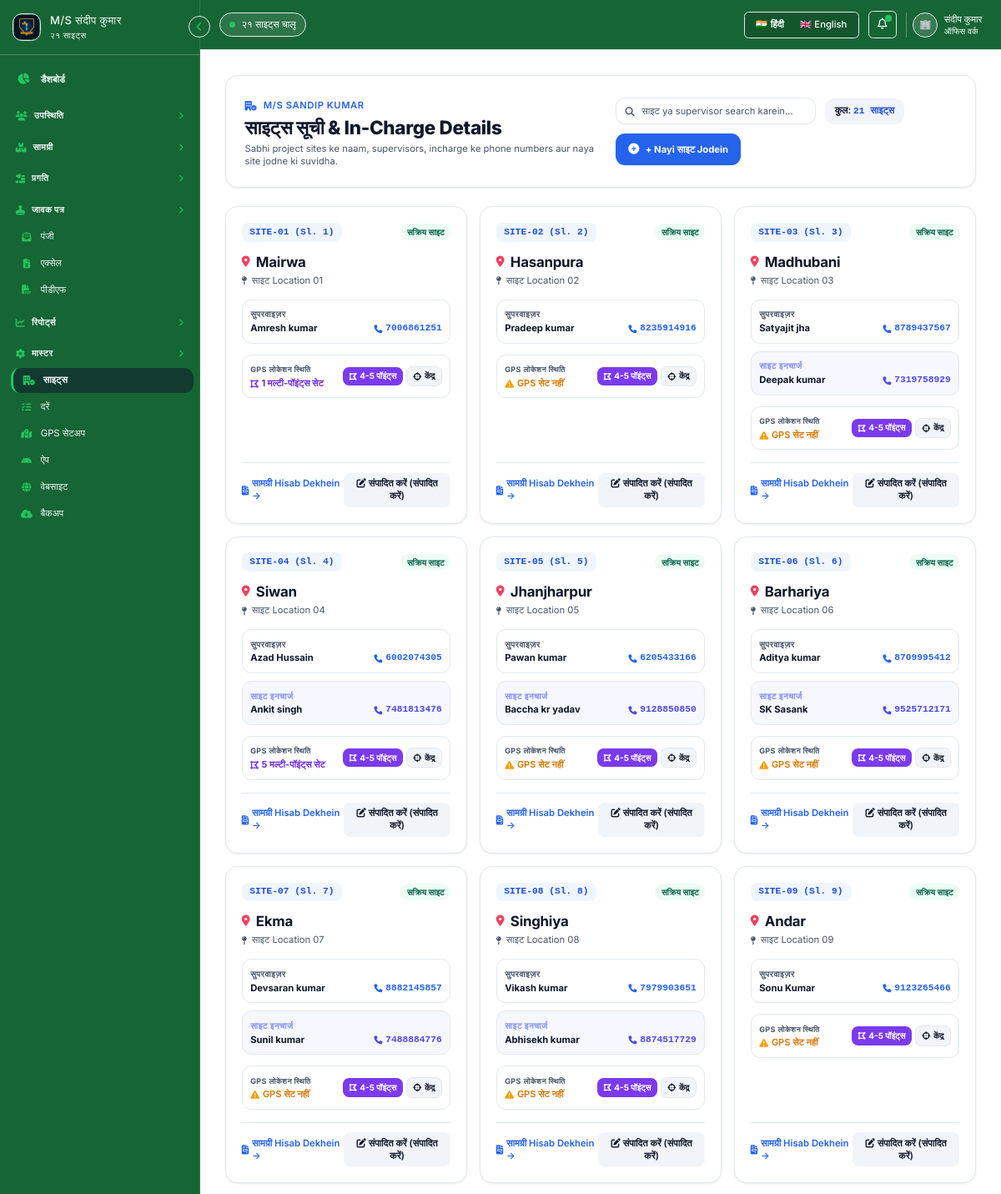
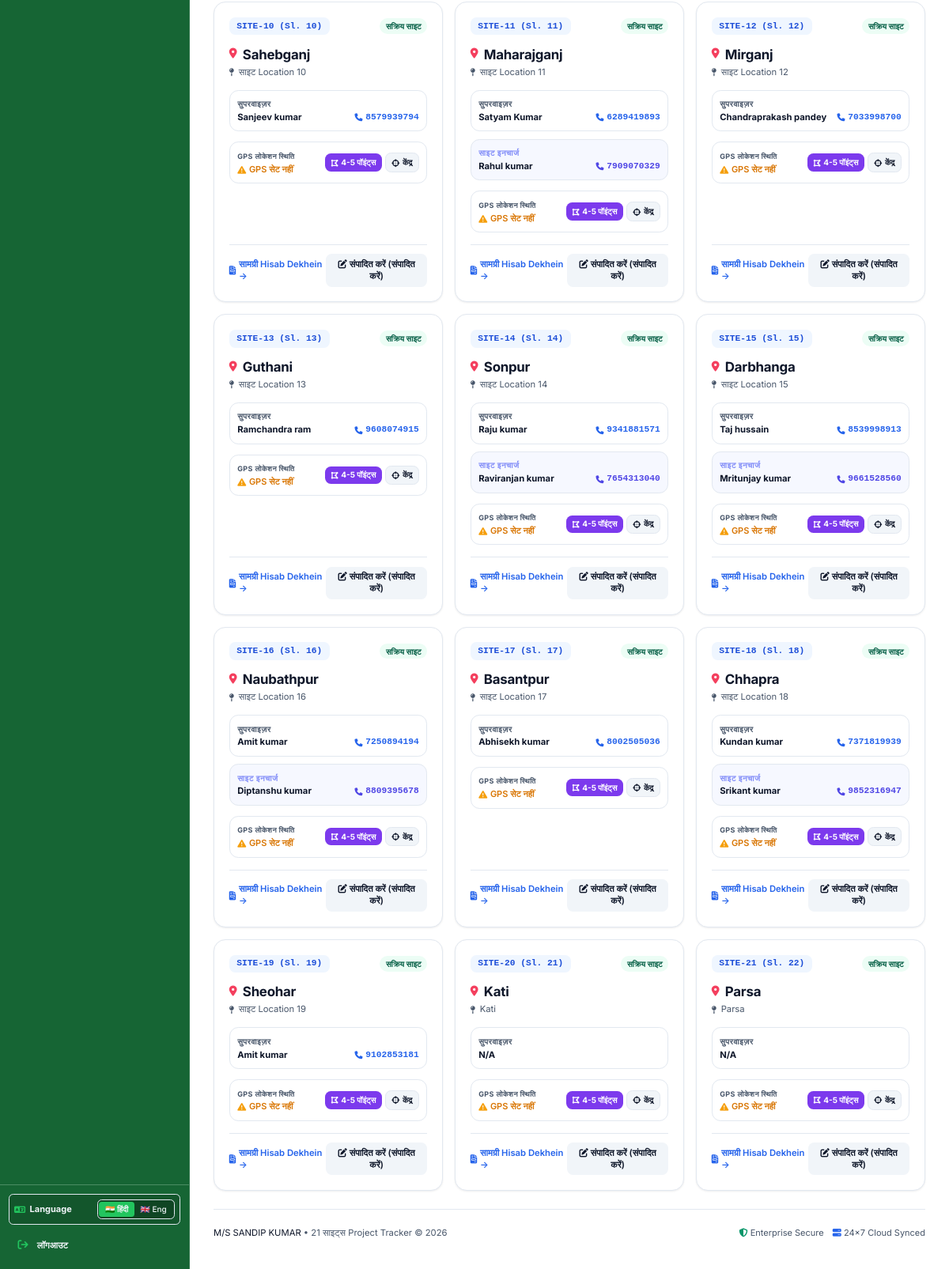
Page /sites (signed in) on the committed database (2 pictures, top to bottom).
### tables this page shows
CREATE TABLE sites (
        id INTEGER PRIMARY KEY AUTOINCREMENT,
        code TEXT UNIQUE NOT NULL,
        name TEXT NOT NULL,
        location TEXT,
        supervisor TEXT,
        contact TEXT,
        status TEXT DEFAULT 'Active',
        created_at TIMESTAMP DEFAULT CURRENT_TIMESTAMP
    , incharge TEXT, incharge_phone TEXT, latitude REAL, longitude REAL, geo_radius INTEGER DEFAULT 500);

### app.py (the view)
@app.route("/sites")
def sites_list():
    is_owner = session.get("is_owner", False)
    user_site_id = session.get("site_id")
    if not is_owner and user_site_id:
        return redirect(url_for("site_stock"))
    sites = database.get_all_sites()
    points_counts = database.get_geo_points_counts_by_site()
    return render_template("sites.html", sites=sites, points_counts=points_counts)

### templates/sites.html (shortened to what this page needs)
{% extends "base.html" %}
{% block content %}
<div class="space-y-6">
    <div class="bg-white rounded-2xl p-6 border border-slate-200/80 shadow-sm flex flex-col md:flex-row md:items-center justify-between gap-4">
        <div>
            <div class="inline-flex items-center gap-2 text-xs font-semibold text-blue-600 uppercase tracking-wider mb-1">
                <i class="fa-solid fa-building-circle-check"></i> M/S SANDIP KUMAR
            </div>
            <h1 class="text-2xl font-extrabold text-slate-800">Sites Directory & In-Charge Details</h1>
            <p class="text-xs text-slate-500 mt-1">
                Sabhi project sites ke naam, supervisors, incharge ke phone numbers aur naya site jodne ki suvidha.
            </p>
        </div>
        <div class="flex flex-wrap items-center gap-3">
            <div class="relative">
                <i class="fa-solid fa-magnifying-glass absolute left-3 top-1/2 -translate-y-1/2 text-slate-400 text-xs"></i>
                <input type="text" id="siteSearchInput" onkeyup="filterSites()" placeholder="Site ya supervisor search karein..." class="pl-8 pr-3 py-2 rounded-xl border border-slate-300 text-xs text-slate-700 focus:border-blue-500 focus:ring-1 focus:ring-blue-500 w-48 sm:w-64">
            </div>
            <div class="px-3 py-2 rounded-xl bg-slate-100 text-xs font-semibold text-slate-700">
                Total: <span id="siteCount" class="font-bold text-blue-700 font-mono">{{ sites|length }} Sites</span>
            </div>
            <button onclick="openAddSiteModal()" class="px-4 py-2.5 rounded-xl bg-blue-600 hover:bg-blue-700 text-white text-xs font-bold shadow-sm transition flex items-center gap-2">
                <i class="fa-solid fa-plus-circle text-sm"></i>
                <span>+ Nayi Site Jodein</span>
            </button>
        </div>
    </div>
    <div id="sitesGrid" class="grid grid-cols-1 sm:grid-cols-2 lg:grid-cols-3 gap-4">
        {% for s in sites %}
        <div class="site-card bg-white rounded-2xl p-5 border border-slate-200/80 shadow-sm hover:border-blue-400 hover:shadow-md transition flex flex-col justify-between"
             data-name="{{ s.name|lower }}"
             data-supervisor="{{ (s.supervisor or '')|lower }}"
             data-incharge="{{ (s.incharge or '')|lower }}"
             data-code="{{ s.code|lower }}"
             data-location="{{ (s.location or '')|lower }}">
            <div>
                <div class="flex items-center justify-between">
                    <span class="px-2.5 py-1 rounded-lg bg-blue-50 text-blue-700 font-mono text-xs font-bold">{{ s.code }} (Sl. {{ s.id }})</span>
                    <span class="px-2 py-0.5 rounded-full bg-emerald-100 text-emerald-800 text-[10px] font-semibold">Active Site</span>
                </div>
                <h3 class="text-lg font-bold text-slate-800 mt-3 flex items-center gap-2">
                    <i class="fa-solid fa-location-dot text-rose-500 text-sm"></i>
                    <span>{{ s.name }}</span>
                </h3>
                {% if s.location %}
                <p class="text-xs text-slate-400 mt-0.5 flex items-center gap-1.5">
                    <i class="fa-solid fa-map-pin text-[10px]"></i> {{ s.location }}
                </p>
                {% endif %}
                <div class="space-y-2.5 mt-4 text-xs">
                    <div class="p-2.5 rounded-xl bg-slate-50 border border-slate-100">
                        <span class="text-[10px] font-bold uppercase tracking-wider text-slate-400 block">Supervisor</span>
                        <div class="flex items-center justify-between mt-0.5">
                            <span class="font-bold text-slate-800">{{ s.supervisor or 'N/A' }}</span>
                            {% if s.contact %}
                            <a href="tel:{{ s.contact }}" class="text-blue-600 font-mono font-bold hover:underline flex items-center gap-1">
                                <i class="fa-solid fa-phone text-[10px]"></i> {{ s.contact }}
                            </a>
                            {% endif %}
                        </div>
                    </div>
                    {% if s.incharge %}
                    <div class="p-2.5 rounded-xl bg-indigo-50/50 border border-indigo-100">
                        <span class="text-[10px] font-bold uppercase tracking-wider text-indigo-400 block">Site Incharge</span>
                        <div class="flex items-center justify-between mt-0.5">
                            <span class="font-bold text-slate-800">{{ s.incharge }}</span>
                            {% if s.incharge_phone %}
                            <a href="tel:{{ s.incharge_phone }}" class="text-indigo-600 font-mono font-bold hover:underline flex items-center gap-1">
                                <i class="fa-solid fa-phone text-[10px]"></i> {{ s.incharge_phone }}
                            </a>
                            {% endif %}
                        </div>
                    </div>
                    {% endif %}
                </div>
                <div class="mt-3.5 p-2.5 rounded-xl bg-slate-50 border border-slate-100 flex items-center justify-between text-xs">
                    <div>
                        <span class="text-[9px] font-bold uppercase tracking-wider text-slate-400 block">GPS लोकेशन स्थिति</span>
                        {% if points_counts and points_counts.get(s.id) %}
                        <span class="text-violet-700 font-bold flex items-center gap-1 mt-0.5 text-[11px]">
                            <i class="fa-solid fa-draw-polygon text-violet-600"></i>
                            <span>{{ points_counts.get(s.id) }} मल्टी-पॉइंट्स सेट</span>
                        </span>
                        {% elif s.latitude and s.longitude %}
                        <span class="text-emerald-700 font-bold flex items-center gap-1 mt-0.5 text-[11px]">
                            <i class="fa-solid fa-circle-check text-emerald-500"></i>
                            <span>{{ s.latitude|round(3) }}, {{ s.longitude|round(3) }}</span>
                        </span>
                        {% else %}
                        <span class="text-amber-600 font-semibold flex items-center gap-1 mt-0.5 text-[11px]">
                            <i class="fa-solid fa-triangle-exclamation text-amber-500"></i>
                            <span>GPS सेट नहीं</span>
                        </span>
                        {% endif %}
                    </div>
                    <div class="flex items-center gap-1">
                        <a href="/geo-attendance" title="4-5 GPS पॉइंट्स मैनेज करें"
                           class="px-2 py-1 rounded-lg bg-violet-600 hover:bg-violet-700 text-white font-bold text-[10px] transition flex items-center gap-1 shadow-xs">
                            <i class="fa-solid fa-draw-polygon"></i>
                            <span>4-5 पॉइंट्स</span>
                        </a>
                        <button onclick='openGlobalSiteGpsModal({{ s.id }}, "{{ s.name }}", "{{ s.latitude or "" }}", "{{ s.longitude or "" }}", {{ s.geo_radius or 500 }})'
                                class="px-2 py-1 rounded-lg bg-slate-100 hover:bg-slate-200 text-slate-700 font-bold text-[10px] transition flex items-center gap-1 border border-slate-300">
                            <i class="fa-solid fa-crosshairs"></i>
                            <span>केंद्र</span>
                        </button>
                    </div>
                </div>
            </div>
            <div class="mt-4 pt-3 border-t border-slate-100 flex items-center justify-between">
                <a href="{{ url_for('site_report', site_id=s.id) }}" class="text-xs font-semibold text-blue-600 hover:text-blue-800 flex items-center gap-1">
                    <i class="fa-solid fa-file-invoice"></i> Material Hisab Dekhein &rarr;
                </a>
                <button onclick='openEditSiteModal({{ s|tojson }})' class="px-2.5 py-1.5 rounded-lg bg-slate-100 hover:bg-slate-200 text-slate-700 text-xs font-semibold transition">
                    <i class="fa-solid fa-pen-to-square"></i> Edit
                </button>
            </div>
        </div>
        {% endfor %}
    </div>
</div>
{% endblock %}

### rows in the picture
sites: code "SITE-01", id "1", name "Mairwa", location "साइट Location 01", supervisor "Amresh kumar", contact "7006861251", get "1"
sites: code "SITE-02", id "2", name "Hasanpura", location "साइट Location 02", supervisor "Pradeep kumar", contact "8235914916", shows "GPS सेट नहीं"
sites: code "SITE-03", id "3", name "Madhubani", location "साइट Location 03", supervisor "Satyajit jha", contact "8789437567", incharge "Deepak kumar", incharge_phone "7319758929", shows "GPS सेट नहीं"
sites: code "SITE-04", id "4", name "Siwan", location "साइट Location 04", supervisor "Azad Hussain", contact "6002074305", incharge "Ankit singh", incharge_phone "7481813476", get "5"
sites: code "SITE-05", id "5", name "Jhanjharpur", location "साइट Location 05", supervisor "Pawan kumar", contact "6205433166", incharge "Baccha kr yadav", incharge_phone "9128850850", shows "GPS सेट नहीं"
sites: code "SITE-06", id "6", name "Barhariya", location "साइट Location 06", supervisor "Aditya kumar", contact "8709995412", incharge "SK Sasank", incharge_phone "9525712171", shows "GPS सेट नहीं"
sites: code "SITE-07", id "7", name "Ekma", location "साइट Location 07", supervisor "Devsaran kumar", contact "8882145857", incharge "Sunil kumar", incharge_phone "7488884776", shows "GPS सेट नहीं"
sites: code "SITE-08", id "8", name "Singhiya", location "साइट Location 08", supervisor "Vikash kumar", contact "7979903651", incharge "Abhisekh kumar", incharge_phone "8874517729", shows "GPS सेट नहीं"
sites: code "SITE-09", id "9", name "Andar", location "साइट Location 09", supervisor "Sonu Kumar", contact "9123265466", shows "GPS सेट नहीं"
sites: code "SITE-10", id "10", name "Sahebganj", location "साइट Location 10", supervisor "Sanjeev kumar", contact "8579939794", shows "GPS सेट नहीं"
sites: code "SITE-11", id "11", name "Maharajganj", location "साइट Location 11", supervisor "Satyam Kumar", contact "6289419893", incharge "Rahul kumar", incharge_phone "7909070329", shows "GPS सेट नहीं"
sites: code "SITE-12", id "12", name "Mirganj", location "साइट Location 12", supervisor "Chandraprakash pandey", contact "7033998700", shows "GPS सेट नहीं"
sites: code "SITE-13", id "13", name "Guthani", location "साइट Location 13", supervisor "Ramchandra ram", contact "9608074915", shows "GPS सेट नहीं"
sites: code "SITE-14", id "14", name "Sonpur", location "साइट Location 14", supervisor "Raju kumar", contact "9341881571", incharge "Raviranjan kumar", incharge_phone "7654313040", shows "GPS सेट नहीं"
sites: code "SITE-15", id "15", name "Darbhanga", location "साइट Location 15", supervisor "Taj hussain", contact "8539998913", incharge "Mritunjay kumar", incharge_phone "9661528560", shows "GPS सेट नहीं"
sites: code "SITE-16", id "16", name "Naubathpur", location "साइट Location 16", supervisor "Amit kumar", contact "7250894194", incharge "Diptanshu kumar", incharge_phone "8809395678", shows "GPS सेट नहीं"
sites: code "SITE-17", id "17", name "Basantpur", location "साइट Location 17", supervisor "Abhisekh kumar", contact "8002505036", shows "GPS सेट नहीं"
sites: code "SITE-18", id "18", name "Chhapra", location "साइट Location 18", supervisor "Kundan kumar", contact "7371819939", incharge "Srikant kumar", incharge_phone "9852316947", shows "GPS सेट नहीं"
sites: code "SITE-19", id "19", name "Sheohar", location "साइट Location 19", supervisor "Amit kumar", contact "9102853181", shows "GPS सेट नहीं"
sites: code "SITE-20", id "21", name "Kati", location "Kati", supervisor "N/A", shows "GPS सेट नहीं"
sites: code "SITE-21", id "22", name "Parsa", location "Parsa", supervisor "N/A", shows "GPS सेट नहीं"

### other values in the picture
{{ sites|length }} "21"
